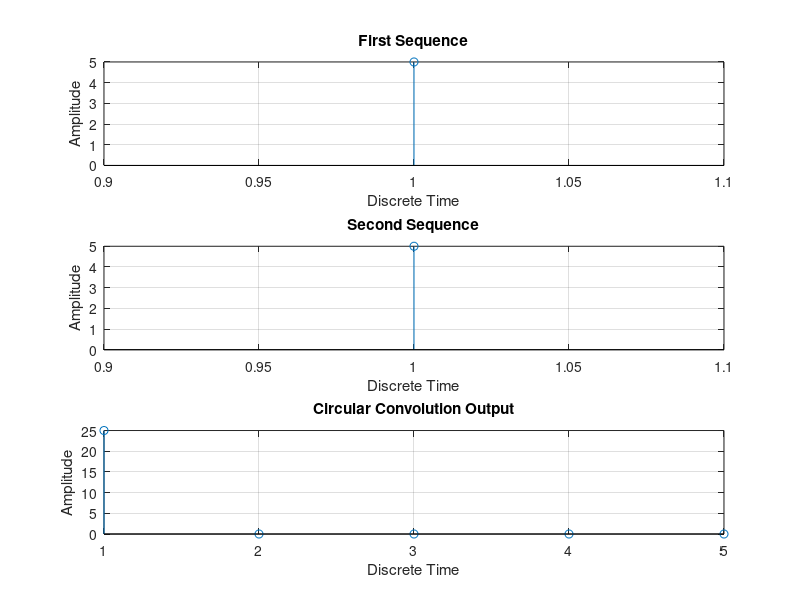

Reproduce this figure in MATLAB.
x=input('Enter the first sequence')
h=input('Enter the second sequence')
N=input('Enter the length of circular convolution')

%Method 1
disp('Circular Convolution output sequence is')
y=cconv(x,h,N)%cconv is the matlab command to do circular convolution

%To plot the sequences
%Divide the figure window into 3 rows, 1 column
%And select the first position in that
subplot(3,1,1)
stem(x)
grid on
xlabel('Discrete Time')
ylabel('Amplitude')
title('First Sequence')

%Divide the figure window into 3 rows, 1 column
%And select the second position in that
subplot(3,1,2)
stem(h)
grid on
xlabel('Discrete Time')
ylabel('Amplitude')
title('Second Sequence')

%Divide the figure window into 3 rows, 1 column
%And select the third position in that
subplot(3,1,3)
stem(y)
grid on
xlabel('Discrete Time')
ylabel('Amplitude')
title('Circular Convolution Output')

%Method 2 : Frequency Domain Approach (Stockham's Method)
X=fft(x,N)
H=fft(h,N)
Y=X.*H
disp('Circular Convolution sequence using Frequency Domain Approach is')
y=ifft(Y)
